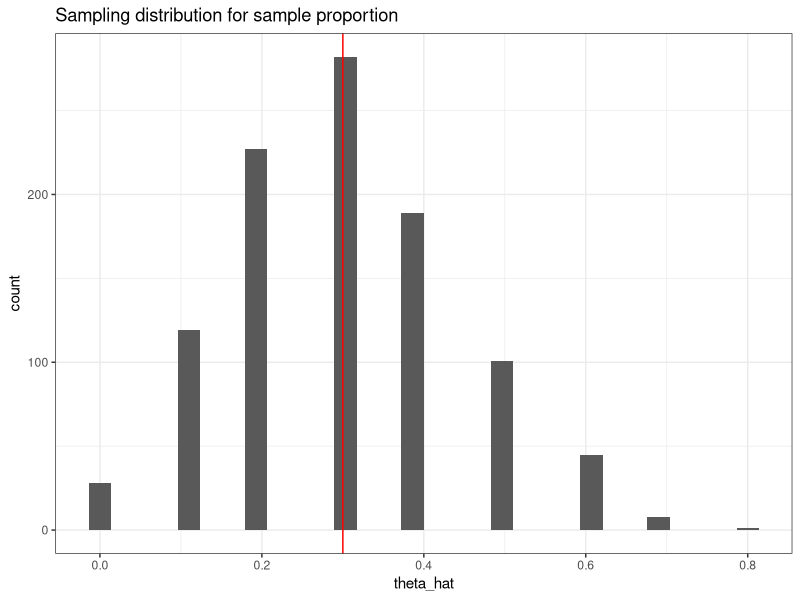
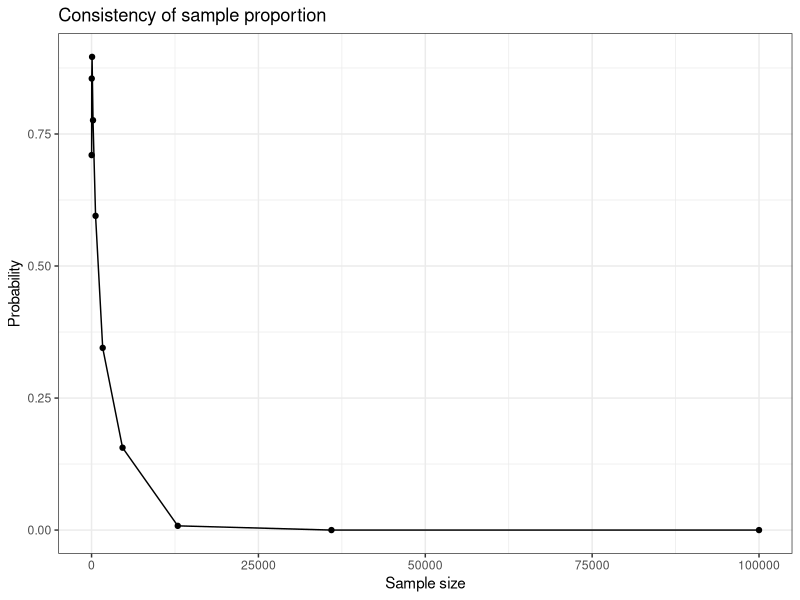
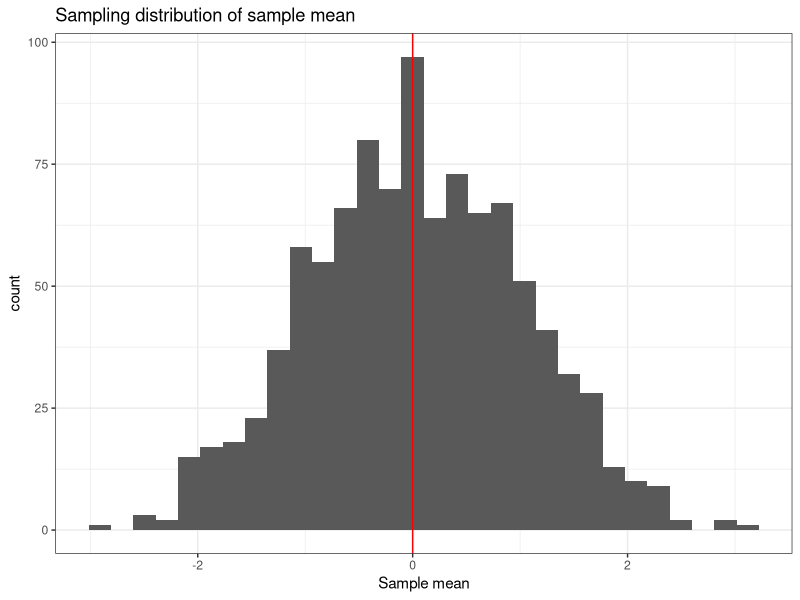
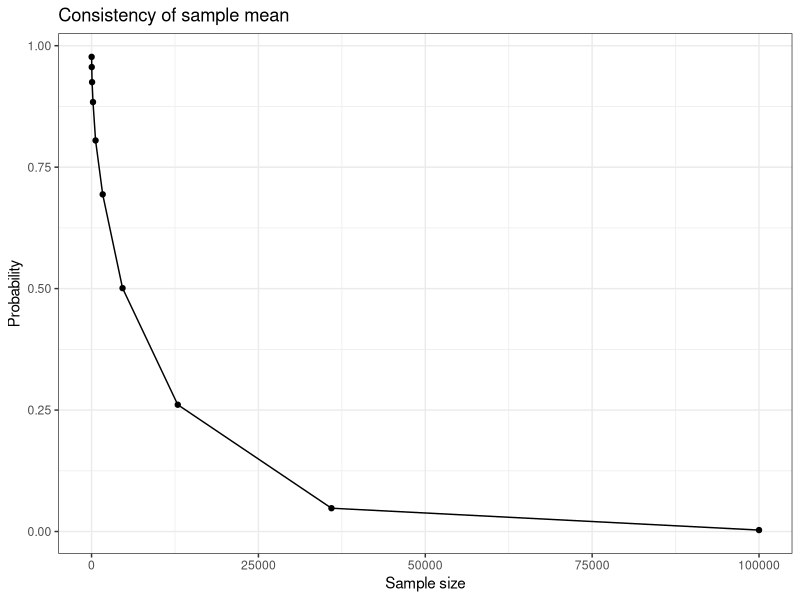

R code for these plots, in order:
## ---- chunk 1
knitr::opts_chunk$set(echo = TRUE)
## ---- chunk 2
library("tidyverse"); theme_set(theme_bw())
library("scales") # for breaks_pretty()
## ---- chunk 3
create_ci <- function(x, a = 0.05) {
  n <- length(x)
  m <- mean(x)
  s <- sd(x)
  
  return(m + c(-1,1)*qnorm(1-a/2)*s/sqrt(n))
}
## ---- chunk 4
n <- 10
p <- 0.3

x <- rbinom(1e3, size = n, prob = p)
theta_hat = x / n
## ---- chunk 5
ggplot() + 
  geom_histogram(mapping = aes(x = theta_hat), bins = 30) +
  geom_vline(xintercept = p, col = 'red') +
  labs(title="Sampling distribution for sample proportion")
## ---- chunk 6
mean(theta_hat)        # expectation
mean(theta_hat - p)    # bias
create_ci(theta_hat - p) # bias CI
## ---- chunk 7
# variance
mean( (theta_hat - mean(theta_hat))^2 ) 

create_ci( (theta_hat - mean(theta_hat))^2 )
## ---- chunk 8
# MSE
mean( (theta_hat - p)^2 )

# MSE CI
create_ci( (theta_hat-p)^2  )
## ---- chunk 9
epsilon <- 0.01
n_seq <- floor(10^seq(1, 5, length = 10))
p_seq <- numeric(length(n_seq))

for (i in seq_along(n_seq)) {
  x <- rbinom(1e3, size = n_seq[i], prob = p)
  p_seq[i] <- mean(abs(x/n_seq[i] - p) > epsilon)
}

ggplot(data.frame(n = n_seq, p = p_seq),
       aes(x = n, y = p_seq)) + 
  geom_point() + 
  geom_line() +
  labs(x = "Sample size", y = "Probability",
       title = "Consistency of sample proportion") 
## ---- chunk 10
n <- 10
m <- 0
s <- 1

d <- data.frame(rep = 1:1e3,
                n = 1:n) %>%
  mutate(y = rnorm(n())) %>%
  group_by(rep) %>%
  summarize(
    n    = n(),
    ybar = mean(y),
    sd   = sd(y)
  )
## ---- chunk 11
ggplot(d, aes(x = ybar)) + 
  geom_histogram(bins = 30) + 
  geom_vline(xintercept = m, color = "red") +
  labs(x = "Sample mean", 
       title = "Sampling distribution of sample mean")
## ---- chunk 12
# Bias
mean(d$ybar - m) 

# Bias with CI 
create_ci( d$ybar - m )
## ---- chunk 13
# Variance
mean( (d$ybar - mean(d$ybar))^2 )

# Variance with uncertainty
create_ci( (d$ybar - mean(d$ybar))^2 )
## ---- chunk 14
# MSE
mean( (d$ybar - m)^2 )

# Variance with uncertainty
create_ci( (d$ybar - m)^2 )
## ---- chunk 15
epsilon <- 0.01
n_seq <- floor(10^seq(1, 5, length = 10))
p_seq <- numeric(length(n_seq))

for (i in seq_along(n_seq)) {
  xbar <- replicate(1e3, {       # replicate is another looping option
    mean( rnorm(n_seq[i], m, s))
  })
  p_seq[i] <- mean( abs(xbar - m) > epsilon)
}

qplot(n_seq, p_seq, geom = c("point","line")) +
  labs(x = "Sample size", y = "Probability",
       title = "Consistency of sample mean") 
